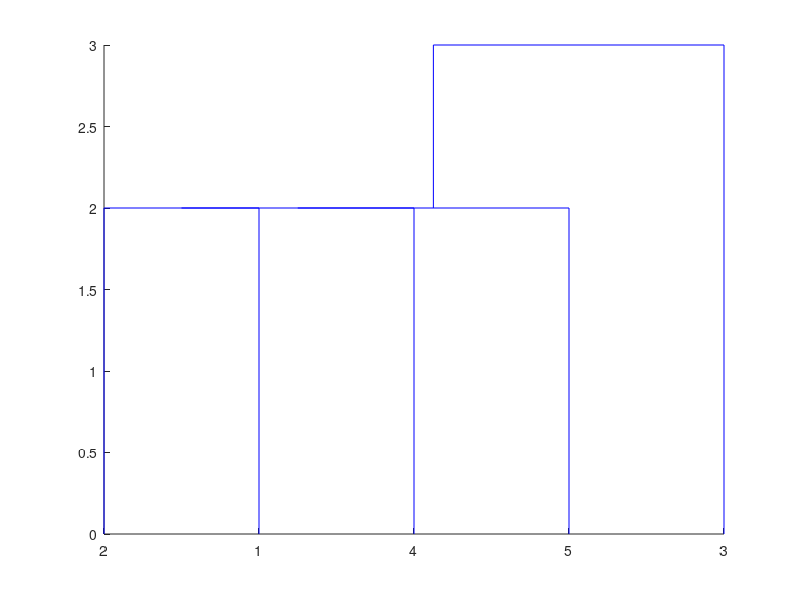

The MATLAB script that drew this image:
close all
clear all
clc
warning off

% Genera puntos al azar
disp('Bienvenido a Reconocimiento de patrones')
disp('¿Como se van a agregar los puntos?')
disp('  1. Manualmente')
disp('  2. Automaticamente')
genera = input('');
n = input('Ingresa el número de puntos: ');
if(genera == 1)
    for i=1:n
        fprintf('Punto %d\n',i)
        cx = input('Valor en x: ');
        cy = input('Valor en y: ');
        cluster(:,i) = [cx;cy];
    end
else
    s1 = [0 0];
    s2 = [0 1];
    while s1(2) ~= s2(2)
        cluster = [randi([1 n],1,n); randi([1 n],1,n)];
        tempCluster = unique(cluster','rows');
        s1 = size(cluster);
        s2 = size(tempCluster');
    end
end
% cluster = [0 0 1 3 1; 0 4 0 0 3];
% n = 5;
cluster
clusterX = cluster(1,:);
clusterY = cluster(2,:);
indices = 1:n;

% Grafica el Cluster
% figure(1)
% plot(clusterX,clusterY,'ko','MarkerFaceColor','k')
% grid on

% Crea la tabla
tabla = zeros(n);
for i=1:n
    for j=1:n
        if i ~= j
            tabla(i,j) = abs(clusterX(i)-clusterX(j)) + abs(clusterY(i)-clusterY(j));
        end
    end
end

% Ciclo
for i=0:n-2
    minimo = min(tabla(tabla>0));
    pos = find(tabla==minimo);
    p1 = mod(pos(1)-1,n-i)+1;
    p2 = floor((pos(1)-1)/(n-i))+1;
    nuevo = min(tabla(p1,:),tabla(p2,:));
    tabla = [tabla ; nuevo];
    nuevo = [nuevo 0];
    tabla = [tabla nuevo'];
    tabla(max(p1,p2),:) = [];
    tabla(:,max(p1,p2)) = [];
    tabla(min(p1,p2),:) = [];
    tabla(:,min(p1,p2)) = [];
    indices(end+1) = n+i+1;
    puntos(i+1,:) = [n+i+1 indices(p1) indices(p2) minimo];
    indices(p1) = [];
    indices(p2) = [];
end

% Grafica el dendrograma
Z = puntos(:,2:end);
figure(2)
dendrogram(Z);
hold on